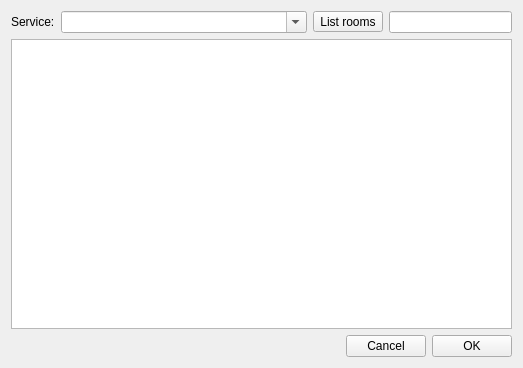
<?xml version="1.0" encoding="UTF-8"?>
<ui version="4.0">
 <class>QtMUCSearchWindow</class>
 <widget class="QDialog" name="QtMUCSearchWindow">
  <property name="geometry">
   <rect>
    <x>0</x>
    <y>0</y>
    <width>523</width>
    <height>368</height>
   </rect>
  </property>
  <property name="windowTitle">
   <string>Search Room</string>
  </property>
  <layout class="QGridLayout" name="gridLayout">
   <item row="0" column="0">
    <widget class="QLabel" name="label_2">
     <property name="text">
      <string>Service:</string>
     </property>
    </widget>
   </item>
   <item row="0" column="1">
    <widget class="QComboBox" name="service_">
     <property name="sizePolicy">
      <sizepolicy hsizetype="Expanding" vsizetype="Fixed">
       <horstretch>2</horstretch>
       <verstretch>0</verstretch>
      </sizepolicy>
     </property>
     <property name="editable">
      <bool>true</bool>
     </property>
    </widget>
   </item>
   <item row="0" column="3">
    <widget class="QLineEdit" name="filter_">
     <property name="sizePolicy">
      <sizepolicy hsizetype="Expanding" vsizetype="Fixed">
       <horstretch>1</horstretch>
       <verstretch>0</verstretch>
      </sizepolicy>
     </property>
     <property name="text">
      <string/>
     </property>
     <property name="frame">
      <bool>true</bool>
     </property>
    </widget>
   </item>
   <item row="1" column="0" colspan="4">
    <widget class="QTreeView" name="results_"/>
   </item>
   <item row="2" column="0" colspan="4">
    <layout class="QHBoxLayout" name="horizontalLayout">
     <item>
      <spacer name="horizontalSpacer">
       <property name="orientation">
        <enum>Qt::Horizontal</enum>
       </property>
       <property name="sizeHint" stdset="0">
        <size>
         <width>40</width>
         <height>20</height>
        </size>
       </property>
      </spacer>
     </item>
     <item>
      <widget class="QPushButton" name="cancelButton">
       <property name="text">
        <string>Cancel</string>
       </property>
       <property name="autoDefault">
        <bool>false</bool>
       </property>
      </widget>
     </item>
     <item>
      <widget class="QPushButton" name="okButton">
       <property name="text">
        <string>OK</string>
       </property>
       <property name="autoDefault">
        <bool>false</bool>
       </property>
      </widget>
     </item>
    </layout>
   </item>
   <item row="0" column="2">
    <widget class="QToolButton" name="searchButton">
     <property name="text">
      <string>List rooms</string>
     </property>
    </widget>
   </item>
  </layout>
 </widget>
 <resources/>
 <connections/>
</ui>
